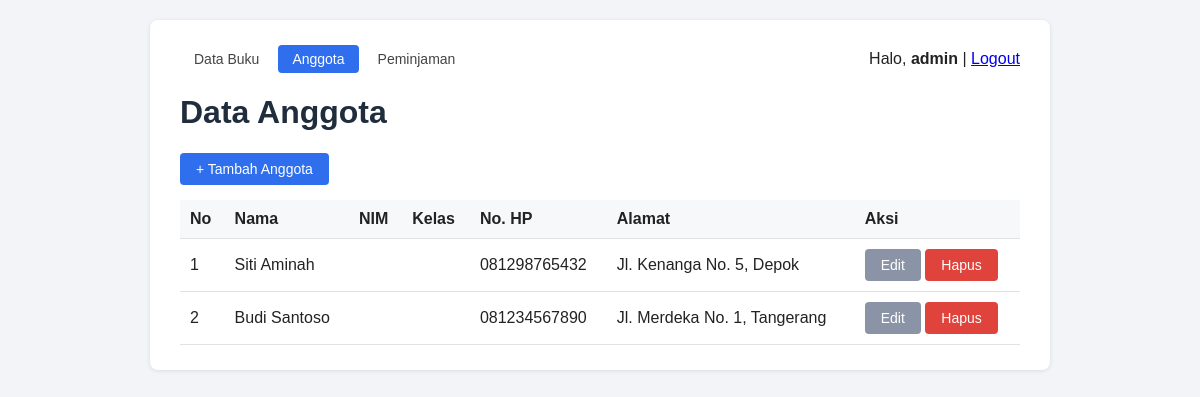
The page /daftar_anggota.php (signed in) on the database its author committed.
### tables this page shows
CREATE TABLE IF NOT EXISTS anggota (
    id INT AUTO_INCREMENT PRIMARY KEY,
    nama VARCHAR(100) NOT NULL,
    no_hp VARCHAR(20),
    alamat VARCHAR(255),
    created_at TIMESTAMP DEFAULT CURRENT_TIMESTAMP
);

### daftar_anggota.php (the view, shortened to what this page needs)
<?php
require "koneksi.php";
$result = mysqli_query($koneksi, "SELECT * FROM anggota ORDER BY id DESC");
?>
<!DOCTYPE html>
<html lang="id">
<head>
    <link rel="stylesheet" href="style.css">
</head>
<body>
    <div class="container">
        <?php include "navbar.php"; ?>
        <h1>Data Anggota</h1>
        <a href="tambah_anggota.php" class="btn">+ Tambah Anggota</a>
        <table>
            <thead>
                <tr>
                    <th>No</th>
                    <th>Nama</th>
                    <th>NIM</th>
                    <th>Kelas</th>
                    <th>No. HP</th>
                    <th>Alamat</th>
                    <th>Aksi</th>
                </tr>
            </thead>
            <tbody>
                <?php $no = 1;
                while ($row = mysqli_fetch_assoc($result)): ?>
                    <tr>
                        <td><?= $no++ ?></td>
                        <td><?= htmlspecialchars($row['nama']) ?></td>
                        <td><?= htmlspecialchars($row['nim']) ?></td>
                        <td><?= htmlspecialchars($row['kelas']) ?></td>
                        <td><?= htmlspecialchars($row['no_hp']) ?></td>
                        <td><?= htmlspecialchars($row['alamat']) ?></td>
                        <td>
                            <a href="edit_anggota.php?id=<?= $row['id'] ?>" class="btn btn-secondary">Edit</a>
                            <a href="hapus_anggota.php?id=<?= $row['id'] ?>"
                                class="btn btn-danger"
                                onclick="return confirm('Yakin ingin menghapus anggota ini?');">
                                Hapus
                            </a>
                        </td>
                    </tr>
                <?php endwhile; ?>
            </tbody>
        </table>
    </div>
</body>
</html>

### style.css (style rules this page uses)
* { box-sizing: border-box; font-family: Arial, Helvetica, sans-serif; }
body { background: #f2f4f7; margin: 0; padding: 20px; color: #222; }
.container { max-width: 900px; margin: 0 auto; background: #fff; padding: 25px 30px; border-radius: 8px; box-shadow: 0 1px 4px rgba(0,0,0,0.1); }
h1, h2 { color: #1f2d3d; }
button, .btn { display: inline-block; background: #2f6fed; color: #fff; border: none; padding: 8px 16px; border-radius: 4px; cursor: pointer; text-decoration: none; font-size: 14px; }
.btn-danger { background: #e0433c; }
.btn-secondary { background: #8a94a6; }
table { width: 100%; border-collapse: collapse; margin-top: 15px; }
th, td { text-align: left; padding: 10px; border-bottom: 1px solid #e2e2e2; }
th { background: #f7f8fa; }

### rows shown on the page
anggota: nama "Siti Aminah", no_hp "081298765432", alamat "Jl. Kenanga No. 5, Depok"
anggota: nama "Budi Santoso", no_hp "081234567890", alamat "Jl. Merdeka No. 1, Tangerang"

### other values the page prints
$_SESSION['username'] "admin"
